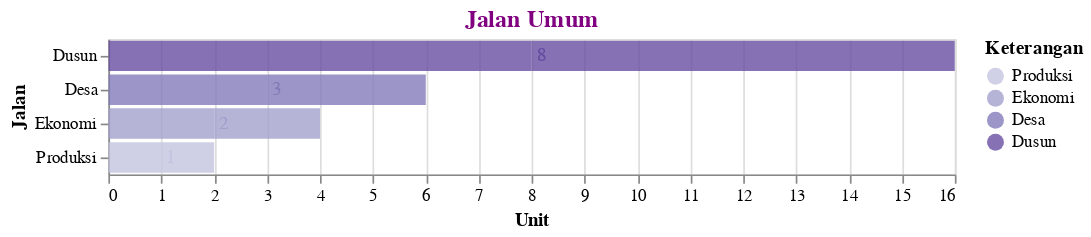

The cell this chart's notebook holds for it:
### Code cell
df1_3 = data2('Jalan')
df1_3 = df1_3.dropna()
plot1_2 = plot_4(df1_3,'Unit','Jalan',500,'Jalan Umum').configure_title(fontSize=14,color='purple')
plot1_2

### Figure 1 — Vega-Lite specification as saved in the notebook (floating-point values rounded to 4 significant figures)
{"config": {"view": {"continuousWidth": 400, "continuousHeight": 300}, "title": {"color": "purple", "fontSize": 14}}, "layer": [{"mark": {"type": "bar", "opacity": 0.8}, "encoding": {"color": {"condition": {"type": "ordinal", "field": "Keterangan", "scale": {"scheme": "purples"}, "sort": "x", "selection": "selector001"}, "value": "lightgray"}, "x": {"type": "quantitative", "axis": {"tickMinStep": 1}, "field": "N", "title": "Unit"}, "y": {"type": "ordinal", "field": "Keterangan", "sort": "-x", "title": "Jalan"}}}, {"mark": {"type": "text", "align": "left", "baseline": "middle", "dx": 3}, "encoding": {"color": {"condition": {"type": "ordinal", "field": "Keterangan", "scale": {"scheme": "purples"}, "sort": "x", "selection": "selector001"}, "value": "lightgray"}, "text": {"type": "quantitative", "field": "N"}, "tooltip": [{"type": "quantitative", "field": "Tahun"}, {"type": "nominal", "field": "Keterangan"}, {"type": "quantitative", "field": "N"}, {"type": "nominal", "field": "Satuan"}], "x": {"type": "quantitative", "axis": {"tickMinStep": 1}, "field": "N", "title": "Unit"}, "y": {"type": "ordinal", "field": "Keterangan", "sort": "-x", "title": "Jalan"}}, "selection": {"selector003": {"type": "interval", "bind": "scales", "encodings": ["x", "y"]}, "selector001": {"type": "single", "encodings": ["y", "color"]}}}], "data": {"name": "data-90151c8b933a162c12b798ce0610955f"}, "title": "Jalan Umum", "width": 500, "$schema": "https://vega.github.io/schema/vega-lite/v4.8.1.json", "datasets": {"data-90151c8b933a162c12b798ce0610955f": [{"Tahun": 2017, "Kode": 9, "Data": "Sarana Prasarana", "Kode Kategori": 9.4, "Kategori": "Jalan", "Keterangan": "Dusun", "N": 8.0, "Satuan": "Unit"}, {"Tahun": 2017, "Kode": 9, "Data": "Sarana Prasarana", "Kode Kategori": 9.4, "Kategori": "Jalan", "Keterangan": "Desa", "N": 3.0, "Satuan": "Unit"}, {"Tahun": 2017, "Kode": 9, "Data": "Sarana Prasarana", "Kode Kategori": 9.4, "Kategori": "Jalan", "Keterangan": "Ekonomi", "N": 2.0, "Satuan": "Unit"}, {"Tahun": 2017, "Kode": 9, "Data": "Sarana Prasarana", "Kode Kategori": 9.4, "Kategori": "Jalan", "Keterangan": "Produksi", "N": 1.0, "Satuan": "Unit"}, {"Tahun": 2019, "Kode": 9, "Data": "Sarana Prasarana", "Kode Kategori": 9.4, "Kategori": "Jalan", "Keterangan": "Dusun", "N": 8.0, "Satuan": "Unit"}, {"Tahun": 2019, "Kode": 9, "Data": "Sarana Prasarana", "Kode Kategori": 9.4, "Kategori": "Jalan", "Keterangan": "Desa", "N": 3.0, "Satuan": "Unit"}, {"Tahun": 2019, "Kode": 9, "Data": "Sarana Prasarana", "Kode Kategori": 9.4, "Kategori": "Jalan", "Keterangan": "Ekonomi", "N": 2.0, "Satuan": "Unit"}, {"Tahun": 2019, "Kode": 9, "Data": "Sarana Prasarana", "Kode Kategori": 9.4, "Kategori": "Jalan", "Keterangan": "Produksi", "N": 1.0, "Satuan": "Unit"}]}}
